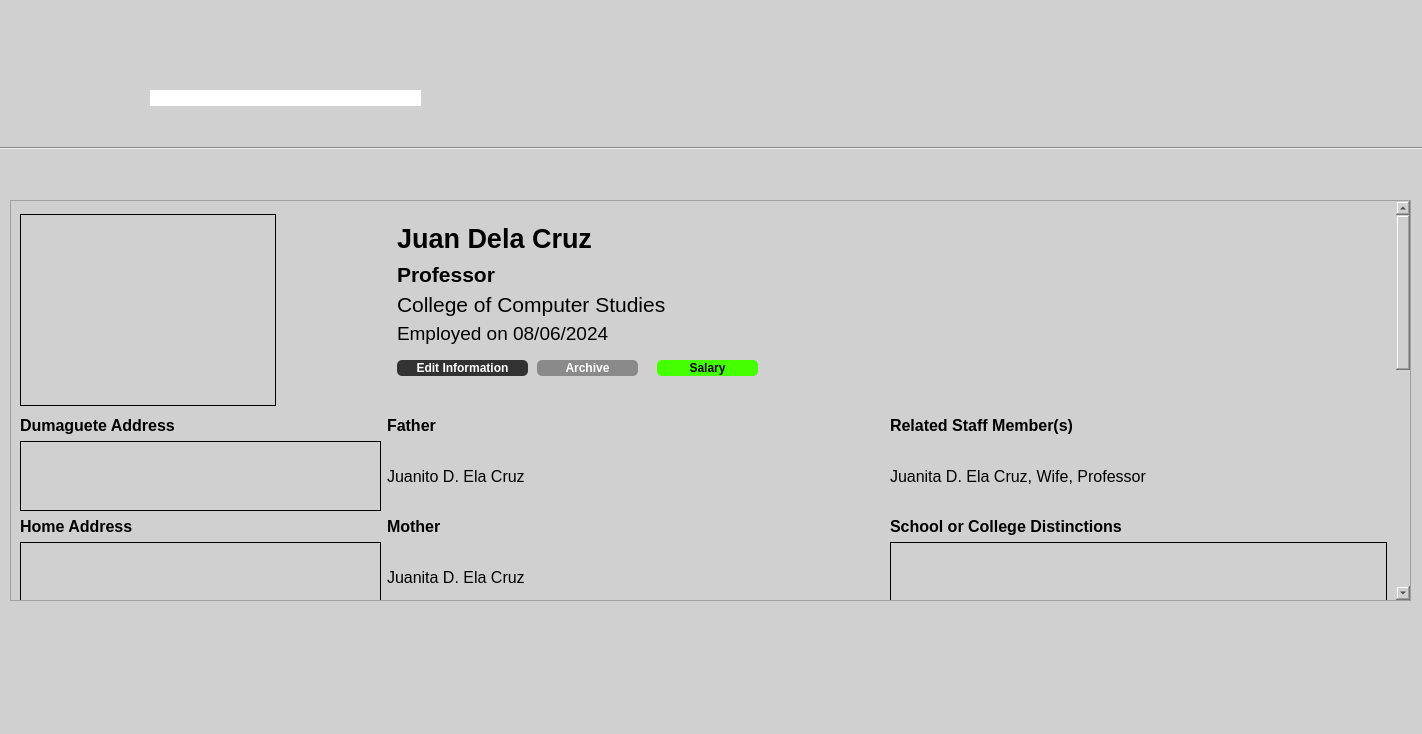
<?xml version="1.0" encoding="UTF-8"?>
<ui version="4.0">
 <class>MainWindow</class>
 <widget class="QMainWindow" name="MainWindow">
  <property name="geometry">
   <rect>
    <x>0</x>
    <y>0</y>
    <width>1422</width>
    <height>734</height>
   </rect>
  </property>
  <property name="windowTitle">
   <string>Dashboard</string>
  </property>
  <property name="styleSheet">
   <string notr="true">color: black;
background-color: rgb(208, 208, 208)</string>
  </property>
  <widget class="QWidget" name="centralwidget">
   <widget class="QLabel" name="label">
    <property name="geometry">
     <rect>
      <x>30</x>
      <y>30</y>
      <width>91</width>
      <height>81</height>
     </rect>
    </property>
    <property name="styleSheet">
     <string notr="true">background-color: rgba(0, 0, 0, 0);</string>
    </property>
    <property name="text">
     <string/>
    </property>
    <property name="pixmap">
     <pixmap resource="images/resources.qrc">:/images/logo_silliman.png</pixmap>
    </property>
    <property name="scaledContents">
     <bool>true</bool>
    </property>
   </widget>
   <widget class="QLabel" name="label_3">
    <property name="geometry">
     <rect>
      <x>150</x>
      <y>30</y>
      <width>161</width>
      <height>41</height>
     </rect>
    </property>
    <property name="styleSheet">
     <string notr="true">background-color: rgba(0, 0, 0, 0);</string>
    </property>
    <property name="text">
     <string/>
    </property>
    <property name="pixmap">
     <pixmap resource="images/resources.qrc">:/images/title2_header1.png</pixmap>
    </property>
    <property name="scaledContents">
     <bool>false</bool>
    </property>
   </widget>
   <widget class="Line" name="line">
    <property name="geometry">
     <rect>
      <x>-10</x>
      <y>140</y>
      <width>1461</width>
      <height>16</height>
     </rect>
    </property>
    <property name="orientation">
     <enum>Qt::Horizontal</enum>
    </property>
   </widget>
   <widget class="QLabel" name="label_2">
    <property name="geometry">
     <rect>
      <x>0</x>
      <y>-10</y>
      <width>1451</width>
      <height>161</height>
     </rect>
    </property>
    <property name="text">
     <string/>
    </property>
    <property name="pixmap">
     <pixmap resource="images/resources.qrc">:/images/background2_header.png</pixmap>
    </property>
    <property name="scaledContents">
     <bool>true</bool>
    </property>
   </widget>
   <widget class="QLabel" name="label_4">
    <property name="geometry">
     <rect>
      <x>150</x>
      <y>90</y>
      <width>271</width>
      <height>16</height>
     </rect>
    </property>
    <property name="styleSheet">
     <string notr="true">background-color: white;</string>
    </property>
    <property name="text">
     <string/>
    </property>
    <property name="pixmap">
     <pixmap resource="images/resources.qrc">:/images/title2_header2.png</pixmap>
    </property>
   </widget>
   <widget class="QLabel" name="breadcrumb_label">
    <property name="geometry">
     <rect>
      <x>10</x>
      <y>160</y>
      <width>381</width>
      <height>31</height>
     </rect>
    </property>
    <property name="styleSheet">
     <string notr="true">background-color: rgba(0, 0, 0, 0);</string>
    </property>
    <property name="text">
     <string/>
    </property>
    <property name="pixmap">
     <pixmap resource="images/resources.qrc">:/images/title2_header3.png</pixmap>
    </property>
   </widget>
   <widget class="QScrollArea" name="scrollArea">
    <property name="geometry">
     <rect>
      <x>10</x>
      <y>200</y>
      <width>1401</width>
      <height>401</height>
     </rect>
    </property>
    <property name="styleSheet">
     <string notr="true">background-color: rgb(208, 208, 208)</string>
    </property>
    <property name="widgetResizable">
     <bool>true</bool>
    </property>
    <widget class="QWidget" name="scrollAreaWidgetContents">
     <property name="geometry">
      <rect>
       <x>0</x>
       <y>0</y>
       <width>1382</width>
       <height>977</height>
      </rect>
     </property>
     <layout class="QGridLayout" name="gridLayout">
      <item row="10" column="2">
       <widget class="QLabel" name="acad_record_header">
        <property name="font">
         <font>
          <pointsize>12</pointsize>
          <bold>true</bold>
         </font>
        </property>
        <property name="text">
         <string>Academic Record</string>
        </property>
       </widget>
      </item>
      <item row="9" column="2">
       <widget class="QTextEdit" name="employee_history">
        <property name="sizePolicy">
         <sizepolicy hsizetype="Preferred" vsizetype="Preferred">
          <horstretch>0</horstretch>
          <verstretch>0</verstretch>
         </sizepolicy>
        </property>
        <property name="styleSheet">
         <string notr="true">border: 1px solid black</string>
        </property>
       </widget>
      </item>
      <item row="10" column="1">
       <widget class="QLabel" name="sss_header">
        <property name="font">
         <font>
          <pointsize>12</pointsize>
          <bold>true</bold>
         </font>
        </property>
        <property name="text">
         <string>SSS Number</string>
        </property>
       </widget>
      </item>
      <item row="7" column="0">
       <widget class="QLabel" name="employee_birthday">
        <property name="font">
         <font>
          <pointsize>12</pointsize>
          <bold>false</bold>
         </font>
        </property>
        <property name="text">
         <string>May 9, 1945</string>
        </property>
       </widget>
      </item>
      <item row="13" column="1">
       <widget class="QLabel" name="employee_pagibig">
        <property name="font">
         <font>
          <pointsize>12</pointsize>
          <bold>false</bold>
         </font>
        </property>
        <property name="text">
         <string>22-111111-12038</string>
        </property>
       </widget>
      </item>
      <item row="19" column="1">
       <widget class="QLabel" name="employee_phonenumber">
        <property name="font">
         <font>
          <pointsize>12</pointsize>
          <bold>false</bold>
         </font>
        </property>
        <property name="text">
         <string>0920 1337 420</string>
        </property>
       </widget>
      </item>
      <item row="8" column="0">
       <widget class="QLabel" name="citz_header">
        <property name="font">
         <font>
          <pointsize>12</pointsize>
          <bold>true</bold>
         </font>
        </property>
        <property name="text">
         <string>Citizenship</string>
        </property>
       </widget>
      </item>
      <item row="5" column="2">
       <widget class="QTextEdit" name="employee_school_distinctions">
        <property name="sizePolicy">
         <sizepolicy hsizetype="Preferred" vsizetype="Preferred">
          <horstretch>0</horstretch>
          <verstretch>0</verstretch>
         </sizepolicy>
        </property>
        <property name="styleSheet">
         <string notr="true">border: 1px solid black</string>
        </property>
       </widget>
      </item>
      <item row="3" column="0">
       <widget class="QTextEdit" name="employee_dumaguete_address">
        <property name="sizePolicy">
         <sizepolicy hsizetype="Preferred" vsizetype="Preferred">
          <horstretch>0</horstretch>
          <verstretch>0</verstretch>
         </sizepolicy>
        </property>
        <property name="minimumSize">
         <size>
          <width>0</width>
          <height>0</height>
         </size>
        </property>
        <property name="styleSheet">
         <string notr="true">border: 1px solid black</string>
        </property>
       </widget>
      </item>
      <item row="13" column="0">
       <widget class="QLabel" name="employee_spouse">
        <property name="font">
         <font>
          <pointsize>12</pointsize>
          <bold>false</bold>
         </font>
        </property>
        <property name="text">
         <string>Ada P. Graming</string>
        </property>
       </widget>
      </item>
      <item row="14" column="0">
       <widget class="QLabel" name="children_header">
        <property name="font">
         <font>
          <pointsize>12</pointsize>
          <bold>true</bold>
         </font>
        </property>
        <property name="text">
         <string>Children</string>
        </property>
       </widget>
      </item>
      <item row="7" column="2">
       <widget class="QTextEdit" name="employee_publications">
        <property name="sizePolicy">
         <sizepolicy hsizetype="Preferred" vsizetype="Preferred">
          <horstretch>0</horstretch>
          <verstretch>0</verstretch>
         </sizepolicy>
        </property>
        <property name="styleSheet">
         <string notr="true">border: 1px solid black</string>
        </property>
       </widget>
      </item>
      <item row="19" column="0">
       <widget class="QLabel" name="employee_religion">
        <property name="font">
         <font>
          <pointsize>12</pointsize>
          <bold>false</bold>
         </font>
        </property>
        <property name="text">
         <string>Church of Pickle Rick</string>
        </property>
       </widget>
      </item>
      <item row="3" column="1">
       <widget class="QLabel" name="employee_father">
        <property name="font">
         <font>
          <pointsize>12</pointsize>
          <bold>false</bold>
         </font>
        </property>
        <property name="text">
         <string>Juanito D. Ela Cruz</string>
        </property>
       </widget>
      </item>
      <item row="9" column="1">
       <widget class="QTextEdit" name="employee_sister">
        <property name="sizePolicy">
         <sizepolicy hsizetype="Preferred" vsizetype="Preferred">
          <horstretch>0</horstretch>
          <verstretch>0</verstretch>
         </sizepolicy>
        </property>
        <property name="styleSheet">
         <string notr="true">border: 1px solid black</string>
        </property>
       </widget>
      </item>
      <item row="7" column="1">
       <widget class="QTextEdit" name="employee_brother">
        <property name="sizePolicy">
         <sizepolicy hsizetype="Preferred" vsizetype="Preferred">
          <horstretch>0</horstretch>
          <verstretch>0</verstretch>
         </sizepolicy>
        </property>
        <property name="styleSheet">
         <string notr="true">border: 1px solid black</string>
        </property>
       </widget>
      </item>
      <item row="4" column="1">
       <widget class="QLabel" name="mother_header">
        <property name="font">
         <font>
          <pointsize>12</pointsize>
          <bold>true</bold>
         </font>
        </property>
        <property name="text">
         <string>Mother</string>
        </property>
       </widget>
      </item>
      <item row="0" column="1" colspan="2">
       <widget class="QGroupBox" name="groupBox">
        <property name="sizePolicy">
         <sizepolicy hsizetype="Fixed" vsizetype="Fixed">
          <horstretch>0</horstretch>
          <verstretch>0</verstretch>
         </sizepolicy>
        </property>
        <property name="minimumSize">
         <size>
          <width>1000</width>
          <height>200</height>
         </size>
        </property>
        <property name="styleSheet">
         <string notr="true">border: 0px;</string>
        </property>
        <property name="title">
         <string/>
        </property>
        <widget class="QPushButton" name="edit_info_button">
         <property name="geometry">
          <rect>
           <x>10</x>
           <y>150</y>
           <width>131</width>
           <height>16</height>
          </rect>
         </property>
         <property name="cursor">
          <cursorShape>ArrowCursor</cursorShape>
         </property>
         <property name="styleSheet">
          <string notr="true">border-radius: 5px;

background-color: rgb(50, 50, 50);
color: white;
font-weight: bold;
</string>
         </property>
         <property name="text">
          <string>Edit Information</string>
         </property>
        </widget>
        <widget class="QPushButton" name="archive_button">
         <property name="geometry">
          <rect>
           <x>150</x>
           <y>150</y>
           <width>101</width>
           <height>16</height>
          </rect>
         </property>
         <property name="styleSheet">
          <string notr="true">border-radius: 5px;

background-color: rgb(138, 138, 138);
color: white;
font-weight: bold;
</string>
         </property>
         <property name="text">
          <string>Archive</string>
         </property>
        </widget>
        <widget class="QPushButton" name="archive_button_2">
         <property name="geometry">
          <rect>
           <x>270</x>
           <y>150</y>
           <width>101</width>
           <height>16</height>
          </rect>
         </property>
         <property name="styleSheet">
          <string notr="true">border-radius: 5px;

background-color: rgb(68, 255, 0);
color: black;
font-weight: bold;
</string>
         </property>
         <property name="text">
          <string>Salary</string>
         </property>
        </widget>
        <widget class="QLabel" name="employee_name">
         <property name="geometry">
          <rect>
           <x>10</x>
           <y>10</y>
           <width>800</width>
           <height>36</height>
          </rect>
         </property>
         <property name="font">
          <font>
           <pointsize>20</pointsize>
           <bold>true</bold>
          </font>
         </property>
         <property name="text">
          <string>Juan Dela Cruz</string>
         </property>
        </widget>
        <widget class="QLabel" name="employee_position">
         <property name="geometry">
          <rect>
           <x>10</x>
           <y>50</y>
           <width>501</width>
           <height>28</height>
          </rect>
         </property>
         <property name="font">
          <font>
           <pointsize>16</pointsize>
           <bold>true</bold>
          </font>
         </property>
         <property name="text">
          <string>Professor</string>
         </property>
        </widget>
        <widget class="QLabel" name="employee_department">
         <property name="geometry">
          <rect>
           <x>10</x>
           <y>80</y>
           <width>741</width>
           <height>28</height>
          </rect>
         </property>
         <property name="font">
          <font>
           <pointsize>16</pointsize>
           <bold>false</bold>
          </font>
         </property>
         <property name="text">
          <string>College of Computer Studies</string>
         </property>
        </widget>
        <widget class="QLabel" name="employee_hired_date">
         <property name="geometry">
          <rect>
           <x>10</x>
           <y>110</y>
           <width>571</width>
           <height>26</height>
          </rect>
         </property>
         <property name="font">
          <font>
           <pointsize>14</pointsize>
           <bold>false</bold>
          </font>
         </property>
         <property name="text">
          <string>Employed on 08/06/2024</string>
         </property>
        </widget>
       </widget>
      </item>
      <item row="12" column="0">
       <widget class="QLabel" name="spouse_header">
        <property name="font">
         <font>
          <pointsize>12</pointsize>
          <bold>true</bold>
         </font>
        </property>
        <property name="text">
         <string>Name of Spouse</string>
        </property>
       </widget>
      </item>
      <item row="15" column="1">
       <widget class="QLabel" name="employee_philHealth">
        <property name="sizePolicy">
         <sizepolicy hsizetype="Preferred" vsizetype="Fixed">
          <horstretch>0</horstretch>
          <verstretch>0</verstretch>
         </sizepolicy>
        </property>
        <property name="font">
         <font>
          <pointsize>12</pointsize>
          <bold>false</bold>
         </font>
        </property>
        <property name="text">
         <string>22-111111-12038</string>
        </property>
       </widget>
      </item>
      <item row="18" column="1">
       <widget class="QLabel" name="contact_header">
        <property name="font">
         <font>
          <pointsize>12</pointsize>
          <bold>true</bold>
         </font>
        </property>
        <property name="text">
         <string>Contact Information</string>
        </property>
       </widget>
      </item>
      <item row="9" column="0">
       <widget class="QLabel" name="employee_citizenship">
        <property name="font">
         <font>
          <pointsize>12</pointsize>
          <bold>false</bold>
         </font>
        </property>
        <property name="text">
         <string>Filipino</string>
        </property>
       </widget>
      </item>
      <item row="14" column="1">
       <widget class="QLabel" name="ph_header">
        <property name="font">
         <font>
          <pointsize>12</pointsize>
          <bold>true</bold>
         </font>
        </property>
        <property name="text">
         <string>Philhealth Number</string>
        </property>
       </widget>
      </item>
      <item row="11" column="0">
       <widget class="QLabel" name="employee_civil_status">
        <property name="font">
         <font>
          <pointsize>12</pointsize>
          <bold>false</bold>
         </font>
        </property>
        <property name="text">
         <string>Married in Dumaguete on May 29, 2013</string>
        </property>
       </widget>
      </item>
      <item row="11" column="1">
       <widget class="QLabel" name="employee_sss">
        <property name="font">
         <font>
          <pointsize>12</pointsize>
          <bold>false</bold>
         </font>
        </property>
        <property name="text">
         <string>22-111111-12038</string>
        </property>
       </widget>
      </item>
      <item row="0" column="0">
       <widget class="QGraphicsView" name="Profile_pic_2">
        <property name="sizePolicy">
         <sizepolicy hsizetype="Fixed" vsizetype="Fixed">
          <horstretch>0</horstretch>
          <verstretch>0</verstretch>
         </sizepolicy>
        </property>
        <property name="styleSheet">
         <string notr="true">border: 1px solid black</string>
        </property>
       </widget>
      </item>
      <item row="8" column="2">
       <widget class="QLabel" name="prev_employment_header">
        <property name="font">
         <font>
          <pointsize>12</pointsize>
          <bold>true</bold>
         </font>
        </property>
        <property name="text">
         <string>Record of Previous Employment</string>
        </property>
       </widget>
      </item>
      <item row="8" column="1">
       <widget class="QLabel" name="brother_header_2">
        <property name="font">
         <font>
          <pointsize>12</pointsize>
          <bold>true</bold>
         </font>
        </property>
        <property name="text">
         <string>Sister</string>
        </property>
       </widget>
      </item>
      <item row="4" column="2">
       <widget class="QLabel" name="schoolheader">
        <property name="font">
         <font>
          <pointsize>12</pointsize>
          <bold>true</bold>
         </font>
        </property>
        <property name="text">
         <string>School or College Distinctions</string>
        </property>
       </widget>
      </item>
      <item row="15" column="0">
       <widget class="QTextEdit" name="employee_children">
        <property name="styleSheet">
         <string notr="true">border: 1px solid black</string>
        </property>
       </widget>
      </item>
      <item row="18" column="0">
       <widget class="QLabel" name="church_header">
        <property name="font">
         <font>
          <pointsize>12</pointsize>
          <bold>true</bold>
         </font>
        </property>
        <property name="text">
         <string>Church Affiliation</string>
        </property>
       </widget>
      </item>
      <item row="5" column="0">
       <widget class="QTextEdit" name="employee_home_address">
        <property name="styleSheet">
         <string notr="true">border: 1px solid black</string>
        </property>
       </widget>
      </item>
      <item row="2" column="2">
       <widget class="QLabel" name="relation_header">
        <property name="font">
         <font>
          <pointsize>12</pointsize>
          <bold>true</bold>
         </font>
        </property>
        <property name="text">
         <string>Related Staff Member(s)</string>
        </property>
       </widget>
      </item>
      <item row="6" column="1">
       <widget class="QLabel" name="brother_header">
        <property name="font">
         <font>
          <pointsize>12</pointsize>
          <bold>true</bold>
         </font>
        </property>
        <property name="text">
         <string>Brother</string>
        </property>
       </widget>
      </item>
      <item row="2" column="1">
       <widget class="QLabel" name="father_header">
        <property name="font">
         <font>
          <pointsize>12</pointsize>
          <bold>true</bold>
         </font>
        </property>
        <property name="text">
         <string>Father</string>
        </property>
       </widget>
      </item>
      <item row="5" column="1">
       <widget class="QLabel" name="employee_mother">
        <property name="font">
         <font>
          <pointsize>12</pointsize>
          <bold>false</bold>
         </font>
        </property>
        <property name="text">
         <string>Juanita D. Ela Cruz</string>
        </property>
       </widget>
      </item>
      <item row="6" column="2">
       <widget class="QLabel" name="publications_header">
        <property name="font">
         <font>
          <pointsize>12</pointsize>
          <bold>true</bold>
         </font>
        </property>
        <property name="text">
         <string>Publications</string>
        </property>
       </widget>
      </item>
      <item row="6" column="0">
       <widget class="QLabel" name="birthday_header">
        <property name="font">
         <font>
          <pointsize>12</pointsize>
          <bold>true</bold>
         </font>
        </property>
        <property name="text">
         <string>Date of Birth</string>
        </property>
       </widget>
      </item>
      <item row="11" column="2">
       <widget class="QTextEdit" name="employee_acad_record">
        <property name="sizePolicy">
         <sizepolicy hsizetype="Preferred" vsizetype="Preferred">
          <horstretch>0</horstretch>
          <verstretch>0</verstretch>
         </sizepolicy>
        </property>
        <property name="styleSheet">
         <string notr="true">border: 1px solid black</string>
        </property>
       </widget>
      </item>
      <item row="12" column="1">
       <widget class="QLabel" name="pagibig_header">
        <property name="font">
         <font>
          <pointsize>12</pointsize>
          <bold>true</bold>
         </font>
        </property>
        <property name="text">
         <string>Pag-Ibig Number</string>
        </property>
       </widget>
      </item>
      <item row="4" column="0">
       <widget class="QLabel" name="employee_address_header">
        <property name="font">
         <font>
          <pointsize>12</pointsize>
          <bold>true</bold>
         </font>
        </property>
        <property name="text">
         <string>Home Address</string>
        </property>
       </widget>
      </item>
      <item row="20" column="1">
       <widget class="QLabel" name="employee_email">
        <property name="font">
         <font>
          <pointsize>12</pointsize>
          <bold>false</bold>
         </font>
        </property>
        <property name="text">
         <string>juandelacruz@su.edu.ph</string>
        </property>
       </widget>
      </item>
      <item row="10" column="0">
       <widget class="QLabel" name="civ_status_header">
        <property name="font">
         <font>
          <pointsize>12</pointsize>
          <bold>true</bold>
         </font>
        </property>
        <property name="text">
         <string>Civil Status</string>
        </property>
       </widget>
      </item>
      <item row="2" column="0">
       <widget class="QLabel" name="employee_duma_address_header">
        <property name="font">
         <font>
          <pointsize>12</pointsize>
          <bold>true</bold>
         </font>
        </property>
        <property name="text">
         <string>Dumaguete Address</string>
        </property>
       </widget>
      </item>
      <item row="3" column="2">
       <widget class="QLabel" name="employee_relation">
        <property name="font">
         <font>
          <pointsize>12</pointsize>
          <bold>false</bold>
         </font>
        </property>
        <property name="text">
         <string>Juanita D. Ela Cruz, Wife, Professor</string>
        </property>
       </widget>
      </item>
     </layout>
    </widget>
   </widget>
   <zorder>label_2</zorder>
   <zorder>label</zorder>
   <zorder>label_3</zorder>
   <zorder>line</zorder>
   <zorder>label_4</zorder>
   <zorder>breadcrumb_label</zorder>
   <zorder>scrollArea</zorder>
  </widget>
  <widget class="QStatusBar" name="statusbar"/>
 </widget>
 <resources>
  <include location="images/resources.qrc"/>
 </resources>
 <connections/>
</ui>
